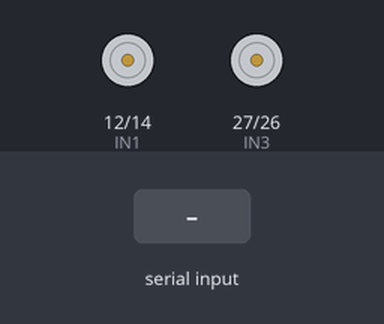
Recording of a program running on a simulated ESP32. Parts: motor-driver pin pairs drawn as motors (green arrow = first pin HIGH = forward, orange = second pin HIGH = backward, longer = more drive, scaled by the enable pin). Inputs (shaded band) come from the test bench. WiFi joins after 1.5 s; servers stay silent unless stated; what the program prints to the serial monitor is not drawn.

Above: at 2.9 s.
3.0 s: "F" received over Serial
At 4.2 s:
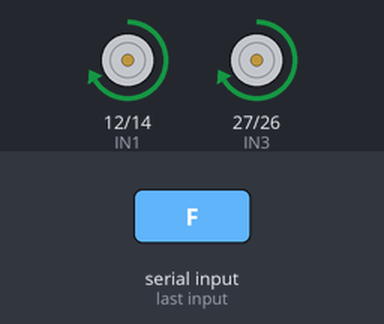
4.5 s: "B" received over Serial
At 5.6 s:
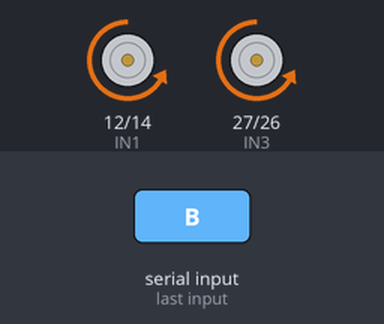
6.0 s: "L" received over Serial
At 6.5 s:
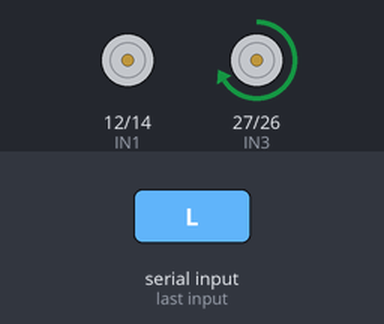
7.5 s: "R" received over Serial
At 8.9 s:
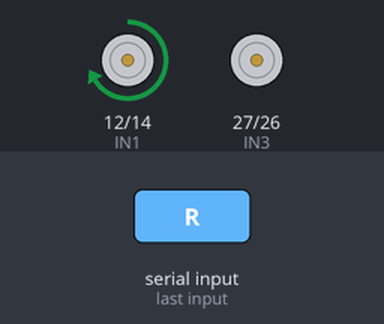
Timing chart, 0 to 10.0 s (numbered marks = the images above; inputs shaded):
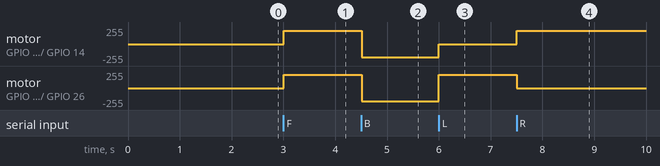

Measured:
- after the input at 3.0 s, motor on GPIO 12 (IN1) / GPIO 14 (IN2), motor on GPIO 27 (IN3) / GPIO 26 (IN4): stopped → forward 200/255 at once
- after the input at 4.5 s, motor on GPIO 12 (IN1) / GPIO 14 (IN2), motor on GPIO 27 (IN3) / GPIO 26 (IN4): forward 200/255 → backward 200/255 at once
- after the input at 6.0 s, motor on GPIO 12 (IN1) / GPIO 14 (IN2): backward 200/255 → stopped at once; motor on GPIO 27 (IN3) / GPIO 26 (IN4): backward 200/255 → forward 200/255 at once
- after the input at 7.5 s, motor on GPIO 12 (IN1) / GPIO 14 (IN2): stopped → forward 200/255 at once; motor on GPIO 27 (IN3) / GPIO 26 (IN4): forward 200/255 → stopped at once

The program:

main.cpp
```cpp
#include <Arduino.h>
#include <WiFi.h>
#include <WebServer.h>

// Định nghĩa các chân kết nối với L298N
// Động cơ A - Bánh bên trái
const int ENA = 13; // Chân điều khiển tốc độ động cơ A
const int IN1 = 12; // Chân điều khiển chiều quay động cơ A
const int IN2 = 14; // Chân điều khiển chiều quay động cơ A

// Động cơ B - Bánh bên phải
const int ENB = 25; // Chân điều khiển tốc độ động cơ B
const int IN3 = 27; // Chân điều khiển chiều quay động cơ B
const int IN4 = 26; // Chân điều khiển chiều quay động cơ B

// Định nghĩa tốc độ động cơ (0-255)
const int SPEED = 200; // Tốc độ mặc định

// Biến lưu lệnh điều khiển từ Serial
char command;

// Thông tin WiFi
const char *ssid = "Đức Bình";     // THAY ĐỔI: Tên WiFi của bạn
const char *password = "12345678"; // THAY ĐỔI: Mật khẩu WiFi của bạn

// Cấu hình IP tĩnh - dùng cho mạng hotspot điện thoại
IPAddress staticIP(172, 20, 10, 3); // Địa chỉ IP bạn muốn dùng
IPAddress gateway(172, 20, 10, 1);  // Gateway (thường là IP của điện thoại phát WiFi)
IPAddress subnet(255, 255, 255, 0); // Subnet mask cho mạng hotspot
IPAddress dns(8, 8, 8, 8);          // DNS của Google

// Cổng Web Server
WebServer server(80);

// Điều khiển xe đi tiến
void moveForward()
{
  // Điều khiển động cơ trái
  digitalWrite(IN1, HIGH);
  digitalWrite(IN2, LOW);
  analogWrite(ENA, SPEED);

  // Điều khiển động cơ phải
  digitalWrite(IN3, HIGH);
  digitalWrite(IN4, LOW);
  analogWrite(ENB, SPEED);
}

// Điều khiển xe đi lùi
void moveBackward()
{
  // Điều khiển động cơ trái
  digitalWrite(IN1, LOW);
  digitalWrite(IN2, HIGH);
  analogWrite(ENA, SPEED);

  // Điều khiển động cơ phải
  digitalWrite(IN3, LOW);
  digitalWrite(IN4, HIGH);
  analogWrite(ENB, SPEED);
}

// Điều khiển xe rẽ trái
void turnLeft()
{
  // Động cơ trái dừng hoặc quay chậm
  digitalWrite(IN1, LOW);
  digitalWrite(IN2, LOW);
  analogWrite(ENA, 0);

  // Động cơ phải quay tiến
  digitalWrite(IN3, HIGH);
  digitalWrite(IN4, LOW);
  analogWrite(ENB, SPEED);
}

// Điều khiển xe rẽ phải
void turnRight()
{
  // Động cơ trái quay tiến
  digitalWrite(IN1, HIGH);
  digitalWrite(IN2, LOW);
  analogWrite(ENA, SPEED);

  // Động cơ phải dừng hoặc quay chậm
  digitalWrite(IN3, LOW);
  digitalWrite(IN4, LOW);
  analogWrite(ENB, 0);
}

// Dừng cả hai động cơ
void stopMotors()
{
  // Dừng động cơ trái
  digitalWrite(IN1, LOW);
  digitalWrite(IN2, LOW);
  analogWrite(ENA, 0);

  // Dừng động cơ phải
  digitalWrite(IN3, LOW);
  digitalWrite(IN4, LOW);
  analogWrite(ENB, 0);
}

// Hàm thực thi lệnh điều khiển
void executeCommand(char cmd)
{
  switch (cmd)
  {
  case 'F': // Đi tiến
    Serial.println("Đi tiến");
    moveForward();
    break;
  case 'B': // Đi lùi
    Serial.println("Đi lùi");
    moveBackward();
    break;
  case 'L': // Rẽ trái
    Serial.println("Rẽ trái");
    turnLeft();
    break;
  case 'R': // Rẽ phải
    Serial.println("Rẽ phải");
    turnRight();
    break;
  case 'S': // Dừng lại
    Serial.println("Dừng lại");
    stopMotors();
    break;
  default:
    break;
  }
}

// Tạo HTML cho trang web điều khiển
String HTML_PAGE = R"=====(
<!DOCTYPE html>
<html>
<head>
    <meta name="viewport" content="width=device-width, initial-scale=1.0">
    <title>ESP32 RC Car Control</title>
    <style>
        body {
            font-family: Arial, sans-serif;
            text-align: center;
            margin: 0;
            padding: 20px;
            background-color: #f0f0f0;
        }
        .control-panel {
            max-width: 500px;
            margin: 0 auto;
            background-color: #ffffff;
            border-radius: 10px;
            padding: 20px;
            box-shadow: 0 4px 8px rgba(0, 0, 0, 0.1);
        }
        h1 {
            color: #333;
        }
        .button-container {
            display: grid;
            grid-template-columns: repeat(3, 1fr);
            grid-gap: 10px;
            margin: 20px 0;
        }
        .control-btn {
            background-color: #4CAF50;
            color: white;
            border: none;
            padding: 15px 0;
            text-align: center;
            text-decoration: none;
            display: inline-block;
            font-size: 16px;
            margin: 4px 2px;
            cursor: pointer;
            border-radius: 5px;
            width: 100%;
        }
        .stop-btn {
            background-color: #f44336;
            grid-column: 2;
        }
        .forward-btn {
            grid-column: 2;
        }
        .backward-btn {
            grid-column: 2;
        }
        .left-btn {
            grid-column: 1;
        }
        .right-btn {
            grid-column: 3;
        }
        .status {
            margin-top: 20px;
            padding: 10px;
            background-color: #f1f1f1;
            border-radius: 5px;
        }
    </style>
</head>
<body>
    <div class="control-panel">
        <h1>ESP32 RC Car Control</h1>
        <div class="button-container">
            <div></div>
            <button class="control-btn forward-btn" ontouchstart="sendCommand('F')" ontouchend="sendCommand('S')" onmousedown="sendCommand('F')" onmouseup="sendCommand('S')">UP</button>
            <div></div>

            <button class="control-btn left-btn" ontouchstart="sendCommand('L')" ontouchend="sendCommand('S')" onmousedown="sendCommand('L')" onmouseup="sendCommand('S')">LEFT</button>
            <button class="control-btn stop-btn" onclick="sendCommand('S')">STOP</button>
            <button class="control-btn right-btn" ontouchstart="sendCommand('R')" ontouchend="sendCommand('S')" onmousedown="sendCommand('R')" onmouseup="sendCommand('S')">RIGHT</button>

            <div></div>
            <button class="control-btn backward-btn" ontouchstart="sendCommand('B')" ontouchend="sendCommand('S')" onmousedown="sendCommand('B')" onmouseup="sendCommand('S')">DOWN</button>
            <div></div>
        </div>
        <div class="status" id="status">Status: Waiting</div>
    </div>

    <script>
        function sendCommand(command) {
            var xhr = new XMLHttpRequest();
            xhr.open("GET", "/action?cmd=" + command, true);
            xhr.send();

            // Cập nhật trạng thái
            var statusText = "Status: ";
            switch(command) {
                case 'F': statusText += "Going UP"; break;
                case 'B': statusText += "Going DOWN"; break;
                case 'L': statusText += "Going LEFT"; break;
                case 'R': statusText += "Going RIGHT"; break;
                case 'S': statusText += "STOPPED"; break;
                default: statusText += "Waiting"; break;
            }
            document.getElementById("status").innerHTML = statusText;
        }
    </script>
</body>
</html>
)=====";

// Xử lý khi có request tới trang chủ
void handleRoot()
{
  server.send(200, "text/html", HTML_PAGE);
}

// Xử lý khi có request tới đường dẫn /action
void handleAction()
{
  String cmd = server.arg("cmd");
  if (cmd.length() > 0)
  {
    executeCommand(cmd.charAt(0));
    server.send(200, "text/plain", "OK");
  }
  else
  {
    server.send(400, "text/plain", "Bad Request");
  }
}

// Xử lý khi không tìm thấy đường dẫn
void handleNotFound()
{
  server.send(404, "text/plain", "Not Found");
}

void setup()
{
  // Khởi tạo cổng Serial để nhận lệnh điều khiển
  Serial.begin(9600);

  // Cấu hình các chân điều khiển động cơ là OUTPUT
  pinMode(ENA, OUTPUT);
  pinMode(IN1, OUTPUT);
  pinMode(IN2, OUTPUT);
  pinMode(ENB, OUTPUT);
  pinMode(IN3, OUTPUT);
  pinMode(IN4, OUTPUT);

  // Ban đầu, dừng tất cả động cơ
  stopMotors();

  Serial.println("ESP32 RC Car với L298N");

  // Kết nối WiFi
  WiFi.begin(ssid, password);
  Serial.print("Đang kết nối WiFi");

  // Đợi kết nối WiFi
  while (WiFi.status() != WL_CONNECTED)
  {
    delay(500);
    Serial.print(".");
  }

  Serial.println();
  Serial.print("Đã kết nối WiFi với IP: ");
  Serial.println(WiFi.localIP());

  // Cấu hình các đường dẫn cho web server
  server.on("/", handleRoot);
  server.on("/action", handleAction);
  server.onNotFound(handleNotFound);

  // Khởi động web server
  server.begin();
  Serial.println("Web Server đã khởi động");
  Serial.println("Mở trình duyệt và truy cập địa chỉ IP ở trên để điều khiển xe");

  Serial.println("Bạn vẫn có thể sử dụng các phím sau trên Serial để điều khiển:");
  Serial.println("F: Đi tiến");
  Serial.println("B: Đi lùi");
  Serial.println("L: Rẽ trái");
  Serial.println("R: Rẽ phải");
  Serial.println("S: Dừng lại");
}

void loop()
{
  // Xử lý các request từ web server
  server.handleClient();

  // Kiểm tra nếu có dữ liệu từ Serial
  if (Serial.available() > 0)
  {
    command = Serial.read();
    executeCommand(command);
  }

  // Tạm dừng một chút để tránh xử lý quá nhanh
  delay(10);
}
```
